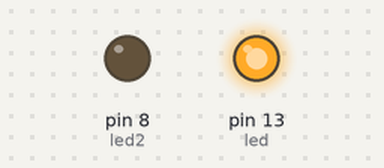
The sketch below on a simulated Arduino Uno, built with avr-gcc and run on an emulated ATmega328P. Shown: output pins drawn as LEDs (lit = HIGH).

Above: at 0.2 s.
At 1.2 s:
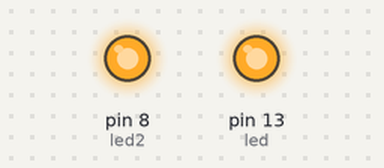
At 1.95 s:
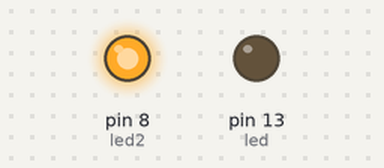
At 6.1 s:
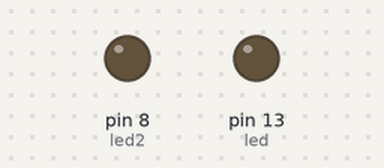
Timing chart, 0 to 7.8 s (numbered marks = the images above):
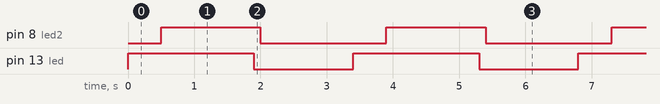

The sketch:

leds.ino
```cpp
int led=13;
int led2=8;
int led3=11;
void setup() {
  // put your setup code here, to run once:
pinMode(led,OUTPUT);
pinMode(led2,OUTPUT);
pinMode(led2,OUTPUT);
}

void loop() {
  // put your main code here, to run repeatedly:
digitalWrite(led,HIGH);
delay(500);
digitalWrite(led2,HIGH);
delay(1000);
digitalWrite(led3,HIGH);
delay(400);
digitalWrite(led,LOW);
delay(100);
digitalWrite(led2,LOW);
delay(400);
digitalWrite(led3,LOW);
delay(1000);

}
```

Measured:
- by itself, pin 8 (led2): alternates HIGH for 1.5 s and LOW for 1.9 s
- by itself, pin 13 (led): alternates HIGH for 1.9 s and LOW for 1.5 s
- by itself, everything shown: repeats every 3.4 s, in 4 steps
